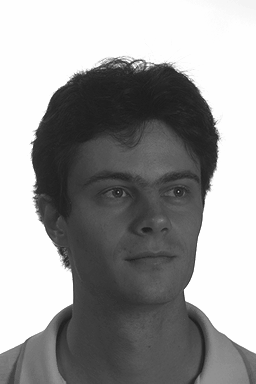
#> input picture src/00002qr010_940928.tif, 256 x 384 px; its folder holds only this picture in this run
$ python -i ebgm.py   (imports and definitions only)   (older library calls are emulated)
#> lines starting #> are read from the running program, lines starting #| are printed output that depends on the picture
#> further down, picture is the input picture: shape (384, 256, 3); min 29, max 254, mean 154
import cv2
import os
import numpy as np
import csv
from utils import validate_image_extension

class ImageLoader:
    # [4 lines left out: function load_image, not called in this run]

class GraphExtractor:
    # [5 lines left out: function extract_graph, not called in this run]

class JetExtractor:
    @staticmethod
    def extract_jet(image):
        # Example: Compute histograms of gradients
        sobelx = cv2.Sobel(image, cv2.CV_64F, 1, 0, ksize=5)
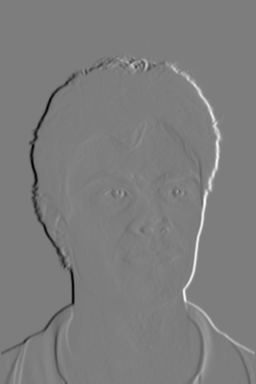
#> sobelx: shape (384, 256, 3) float64; min -9864, max 10125, mean -0.8; drawn with min black and max white
        sobely = cv2.Sobel(image, cv2.CV_64F, 0, 1, ksize=5)
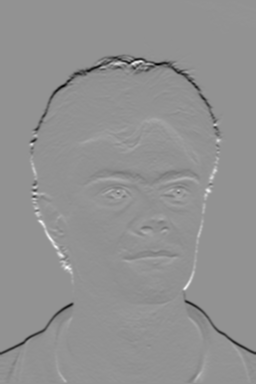
#> sobely: shape (384, 256, 3) float64; min -8780, max 6507, mean -51; drawn with min black and max white
        magnitude = np.sqrt(sobelx**2 + sobely**2)
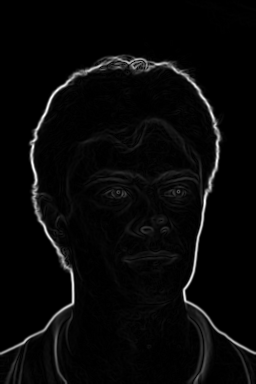
#> magnitude: shape (384, 256, 3) float64; min 0, max 10125, mean 334.8; drawn with min black and max white
        orientation = np.arctan2(sobely, sobelx)
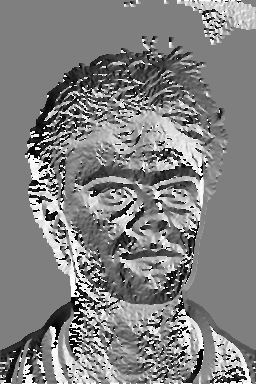
#> orientation: shape (384, 256, 3) float64; min -3.14, max 3.14, mean 0.0522; drawn with min black and max white
        hist, bins = np.histogram(orientation.ravel(), bins=20, range=(-np.pi, np.pi))
#> hist = 20 values, max 126528 at index 10, min 7521 at index 4, mean 14745.6; bins = 21 values from -3.14 to 3.14
        return hist

class EBGMFaceRecognition:
    def __init__(self, gallery_folder):
        self.gallery_folder = gallery_folder
        self.gallery_images, self.gallery_graphs, self.gallery_jets = self.load_gallery_images()

    # [110 lines left out: functions load_gallery_images, recognize_face, compute_similarity, compute_graph_similarity, compute_jet_similarity, compute_probe_features and 4 more, not called in this run]

# https://stackoverflow.com/questions/56859570/how-to-read-a-tif-floating-point-gray-scale-image-in-opencv

>>> import cv2
>>> picture = cv2.imread('00002qr010_940928.tif')
>>> result = JetExtractor().extract_jet(picture)
#> result has the same summary as hist in extract_jet
